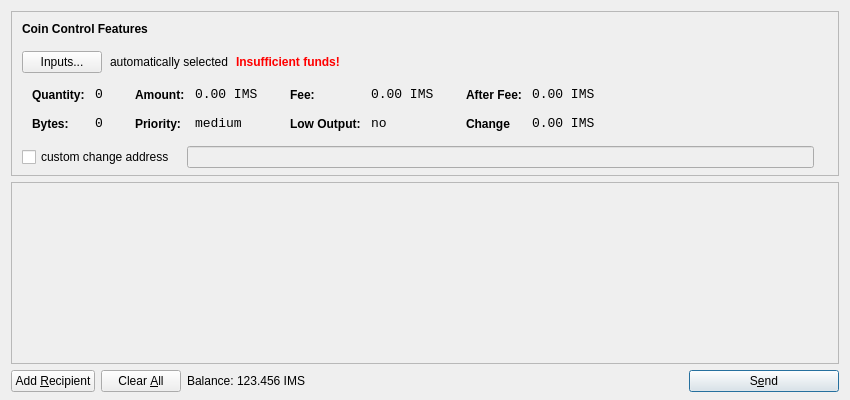
<?xml version="1.0" encoding="UTF-8"?>
<ui version="4.0">
 <class>SendCoinsDialog</class>
 <widget class="QDialog" name="SendCoinsDialog">
  <property name="geometry">
   <rect>
    <x>0</x>
    <y>0</y>
    <width>850</width>
    <height>400</height>
   </rect>
  </property>
  <property name="windowTitle">
   <string>Send Coins</string>
  </property>
  <layout class="QVBoxLayout" name="verticalLayout" stretch="0,1,0">
   <property name="bottomMargin">
    <number>8</number>
   </property>
   <item>
    <widget class="QFrame" name="frameCoinControl">
     <property name="sizePolicy">
      <sizepolicy hsizetype="Expanding" vsizetype="Expanding">
       <horstretch>0</horstretch>
       <verstretch>0</verstretch>
      </sizepolicy>
     </property>
     <property name="maximumSize">
      <size>
       <width>16777215</width>
       <height>16777215</height>
      </size>
     </property>
     <property name="frameShape">
      <enum>QFrame::StyledPanel</enum>
     </property>
     <property name="frameShadow">
      <enum>QFrame::Sunken</enum>
     </property>
     <layout class="QVBoxLayout" name="verticalLayoutCoinControl2">
      <property name="spacing">
       <number>-1</number>
      </property>
      <property name="leftMargin">
       <number>0</number>
      </property>
      <property name="topMargin">
       <number>0</number>
      </property>
      <property name="rightMargin">
       <number>0</number>
      </property>
      <property name="bottomMargin">
       <number>6</number>
      </property>
      <item>
       <layout class="QVBoxLayout" name="verticalLayoutCoinControl" stretch="0,0,0,0,1">
        <property name="spacing">
         <number>0</number>
        </property>
        <property name="leftMargin">
         <number>10</number>
        </property>
        <property name="topMargin">
         <number>10</number>
        </property>
        <item>
         <layout class="QHBoxLayout" name="horizontalLayoutCoinControl1">
          <property name="bottomMargin">
           <number>15</number>
          </property>
          <item>
           <widget class="QLabel" name="labelCoinControlFeatures">
            <property name="sizePolicy">
             <sizepolicy hsizetype="Preferred" vsizetype="Maximum">
              <horstretch>0</horstretch>
              <verstretch>0</verstretch>
             </sizepolicy>
            </property>
            <property name="font">
             <font>
              <weight>75</weight>
              <bold>true</bold>
             </font>
            </property>
            <property name="styleSheet">
             <string notr="true">font-weight:bold;</string>
            </property>
            <property name="text">
             <string>Coin Control Features</string>
            </property>
           </widget>
          </item>
         </layout>
        </item>
        <item>
         <layout class="QHBoxLayout" name="horizontalLayoutCoinControl2" stretch="0,0,0,0">
          <property name="spacing">
           <number>8</number>
          </property>
          <property name="bottomMargin">
           <number>10</number>
          </property>
          <item>
           <widget class="QPushButton" name="pushButtonCoinControl">
            <property name="styleSheet">
             <string notr="true"/>
            </property>
            <property name="text">
             <string>Inputs...</string>
            </property>
           </widget>
          </item>
          <item>
           <widget class="QLabel" name="labelCoinControlAutomaticallySelected">
            <property name="text">
             <string>automatically selected</string>
            </property>
            <property name="margin">
             <number>5</number>
            </property>
           </widget>
          </item>
          <item>
           <widget class="QLabel" name="labelCoinControlInsuffFunds">
            <property name="font">
             <font>
              <weight>75</weight>
              <bold>true</bold>
             </font>
            </property>
            <property name="styleSheet">
             <string notr="true">color:red;font-weight:bold;</string>
            </property>
            <property name="text">
             <string>Insufficient funds!</string>
            </property>
            <property name="margin">
             <number>5</number>
            </property>
           </widget>
          </item>
          <item>
           <spacer name="horizontalSpacerCoinControl">
            <property name="orientation">
             <enum>Qt::Horizontal</enum>
            </property>
            <property name="sizeHint" stdset="0">
             <size>
              <width>40</width>
              <height>1</height>
             </size>
            </property>
           </spacer>
          </item>
         </layout>
        </item>
        <item>
         <widget class="QWidget" name="widgetCoinControl" native="true">
          <property name="sizePolicy">
           <sizepolicy hsizetype="Preferred" vsizetype="Preferred">
            <horstretch>0</horstretch>
            <verstretch>0</verstretch>
           </sizepolicy>
          </property>
          <property name="minimumSize">
           <size>
            <width>0</width>
            <height>0</height>
           </size>
          </property>
          <property name="styleSheet">
           <string notr="true"/>
          </property>
          <layout class="QHBoxLayout" name="horizontalLayoutCoinControl5">
           <property name="margin">
            <number>0</number>
           </property>
           <item>
            <layout class="QHBoxLayout" name="horizontalLayoutCoinControl3" stretch="0,0,0,1">
             <property name="spacing">
              <number>20</number>
             </property>
             <property name="topMargin">
              <number>0</number>
             </property>
             <property name="bottomMargin">
              <number>10</number>
             </property>
             <item>
              <layout class="QFormLayout" name="formLayoutCoinControl1">
               <property name="horizontalSpacing">
                <number>10</number>
               </property>
               <property name="verticalSpacing">
                <number>14</number>
               </property>
               <property name="leftMargin">
                <number>10</number>
               </property>
               <property name="topMargin">
                <number>4</number>
               </property>
               <property name="rightMargin">
                <number>6</number>
               </property>
               <item row="0" column="0">
                <widget class="QLabel" name="labelCoinControlQuantityText">
                 <property name="styleSheet">
                  <string notr="true">font-weight:bold;</string>
                 </property>
                 <property name="text">
                  <string>Quantity:</string>
                 </property>
                 <property name="margin">
                  <number>0</number>
                 </property>
                </widget>
               </item>
               <item row="0" column="1">
                <widget class="QLabel" name="labelCoinControlQuantity">
                 <property name="font">
                  <font>
                   <family>Monospace</family>
                   <pointsize>10</pointsize>
                  </font>
                 </property>
                 <property name="cursor">
                  <cursorShape>IBeamCursor</cursorShape>
                 </property>
                 <property name="contextMenuPolicy">
                  <enum>Qt::ActionsContextMenu</enum>
                 </property>
                 <property name="text">
                  <string>0</string>
                 </property>
                 <property name="margin">
                  <number>0</number>
                 </property>
                 <property name="textInteractionFlags">
                  <set>Qt::LinksAccessibleByMouse|Qt::TextSelectableByKeyboard|Qt::TextSelectableByMouse</set>
                 </property>
                </widget>
               </item>
               <item row="1" column="0">
                <widget class="QLabel" name="labelCoinControlBytesText">
                 <property name="styleSheet">
                  <string notr="true">font-weight:bold;</string>
                 </property>
                 <property name="text">
                  <string>Bytes:</string>
                 </property>
                </widget>
               </item>
               <item row="1" column="1">
                <widget class="QLabel" name="labelCoinControlBytes">
                 <property name="font">
                  <font>
                   <family>Monospace</family>
                   <pointsize>10</pointsize>
                  </font>
                 </property>
                 <property name="cursor">
                  <cursorShape>IBeamCursor</cursorShape>
                 </property>
                 <property name="contextMenuPolicy">
                  <enum>Qt::ActionsContextMenu</enum>
                 </property>
                 <property name="text">
                  <string>0</string>
                 </property>
                 <property name="textInteractionFlags">
                  <set>Qt::LinksAccessibleByMouse|Qt::TextSelectableByKeyboard|Qt::TextSelectableByMouse</set>
                 </property>
                </widget>
               </item>
              </layout>
             </item>
             <item>
              <layout class="QFormLayout" name="formLayoutCoinControl2">
               <property name="horizontalSpacing">
                <number>10</number>
               </property>
               <property name="verticalSpacing">
                <number>14</number>
               </property>
               <property name="leftMargin">
                <number>6</number>
               </property>
               <property name="topMargin">
                <number>4</number>
               </property>
               <property name="rightMargin">
                <number>6</number>
               </property>
               <item row="0" column="0">
                <widget class="QLabel" name="labelCoinControlAmountText">
                 <property name="styleSheet">
                  <string notr="true">font-weight:bold;</string>
                 </property>
                 <property name="text">
                  <string>Amount:</string>
                 </property>
                 <property name="margin">
                  <number>0</number>
                 </property>
                </widget>
               </item>
               <item row="0" column="1">
                <widget class="QLabel" name="labelCoinControlAmount">
                 <property name="font">
                  <font>
                   <family>Monospace</family>
                   <pointsize>10</pointsize>
                  </font>
                 </property>
                 <property name="cursor">
                  <cursorShape>IBeamCursor</cursorShape>
                 </property>
                 <property name="contextMenuPolicy">
                  <enum>Qt::ActionsContextMenu</enum>
                 </property>
                 <property name="text">
                  <string>0.00 IMS</string>
                 </property>
                 <property name="textInteractionFlags">
                  <set>Qt::LinksAccessibleByMouse|Qt::TextSelectableByKeyboard|Qt::TextSelectableByMouse</set>
                 </property>
                </widget>
               </item>
               <item row="1" column="0">
                <widget class="QLabel" name="labelCoinControlPriorityText">
                 <property name="styleSheet">
                  <string notr="true">font-weight:bold;</string>
                 </property>
                 <property name="text">
                  <string>Priority:</string>
                 </property>
                </widget>
               </item>
               <item row="1" column="1">
                <widget class="QLabel" name="labelCoinControlPriority">
                 <property name="font">
                  <font>
                   <family>Monospace</family>
                   <pointsize>10</pointsize>
                  </font>
                 </property>
                 <property name="cursor">
                  <cursorShape>IBeamCursor</cursorShape>
                 </property>
                 <property name="contextMenuPolicy">
                  <enum>Qt::ActionsContextMenu</enum>
                 </property>
                 <property name="text">
                  <string>medium</string>
                 </property>
                 <property name="textInteractionFlags">
                  <set>Qt::LinksAccessibleByMouse|Qt::TextSelectableByKeyboard|Qt::TextSelectableByMouse</set>
                 </property>
                </widget>
               </item>
              </layout>
             </item>
             <item>
              <layout class="QFormLayout" name="formLayoutCoinControl3">
               <property name="horizontalSpacing">
                <number>10</number>
               </property>
               <property name="verticalSpacing">
                <number>14</number>
               </property>
               <property name="leftMargin">
                <number>6</number>
               </property>
               <property name="topMargin">
                <number>4</number>
               </property>
               <property name="rightMargin">
                <number>6</number>
               </property>
               <item row="0" column="0">
                <widget class="QLabel" name="labelCoinControlFeeText">
                 <property name="styleSheet">
                  <string notr="true">font-weight:bold;</string>
                 </property>
                 <property name="text">
                  <string>Fee:</string>
                 </property>
                 <property name="margin">
                  <number>0</number>
                 </property>
                </widget>
               </item>
               <item row="0" column="1">
                <widget class="QLabel" name="labelCoinControlFee">
                 <property name="font">
                  <font>
                   <family>Monospace</family>
                   <pointsize>10</pointsize>
                  </font>
                 </property>
                 <property name="cursor">
                  <cursorShape>IBeamCursor</cursorShape>
                 </property>
                 <property name="contextMenuPolicy">
                  <enum>Qt::ActionsContextMenu</enum>
                 </property>
                 <property name="text">
                  <string>0.00 IMS</string>
                 </property>
                 <property name="textInteractionFlags">
                  <set>Qt::LinksAccessibleByMouse|Qt::TextSelectableByKeyboard|Qt::TextSelectableByMouse</set>
                 </property>
                </widget>
               </item>
               <item row="1" column="0">
                <widget class="QLabel" name="labelCoinControlLowOutputText">
                 <property name="styleSheet">
                  <string notr="true">font-weight:bold;</string>
                 </property>
                 <property name="text">
                  <string>Low Output:</string>
                 </property>
                </widget>
               </item>
               <item row="1" column="1">
                <widget class="QLabel" name="labelCoinControlLowOutput">
                 <property name="font">
                  <font>
                   <family>Monospace</family>
                   <pointsize>10</pointsize>
                  </font>
                 </property>
                 <property name="cursor">
                  <cursorShape>IBeamCursor</cursorShape>
                 </property>
                 <property name="contextMenuPolicy">
                  <enum>Qt::ActionsContextMenu</enum>
                 </property>
                 <property name="text">
                  <string>no</string>
                 </property>
                 <property name="textInteractionFlags">
                  <set>Qt::LinksAccessibleByMouse|Qt::TextSelectableByKeyboard|Qt::TextSelectableByMouse</set>
                 </property>
                </widget>
               </item>
              </layout>
             </item>
             <item>
              <layout class="QFormLayout" name="formLayoutCoinControl4">
               <property name="horizontalSpacing">
                <number>10</number>
               </property>
               <property name="verticalSpacing">
                <number>14</number>
               </property>
               <property name="leftMargin">
                <number>6</number>
               </property>
               <property name="topMargin">
                <number>4</number>
               </property>
               <property name="rightMargin">
                <number>6</number>
               </property>
               <item row="0" column="0">
                <widget class="QLabel" name="labelCoinControlAfterFeeText">
                 <property name="styleSheet">
                  <string notr="true">font-weight:bold;</string>
                 </property>
                 <property name="text">
                  <string>After Fee:</string>
                 </property>
                 <property name="margin">
                  <number>0</number>
                 </property>
                </widget>
               </item>
               <item row="0" column="1">
                <widget class="QLabel" name="labelCoinControlAfterFee">
                 <property name="font">
                  <font>
                   <family>Monospace</family>
                   <pointsize>10</pointsize>
                  </font>
                 </property>
                 <property name="cursor">
                  <cursorShape>IBeamCursor</cursorShape>
                 </property>
                 <property name="contextMenuPolicy">
                  <enum>Qt::ActionsContextMenu</enum>
                 </property>
                 <property name="text">
                  <string>0.00 IMS</string>
                 </property>
                 <property name="textInteractionFlags">
                  <set>Qt::LinksAccessibleByMouse|Qt::TextSelectableByKeyboard|Qt::TextSelectableByMouse</set>
                 </property>
                </widget>
               </item>
               <item row="1" column="0">
                <widget class="QLabel" name="labelCoinControlChangeText">
                 <property name="styleSheet">
                  <string notr="true">font-weight:bold;</string>
                 </property>
                 <property name="text">
                  <string>Change</string>
                 </property>
                </widget>
               </item>
               <item row="1" column="1">
                <widget class="QLabel" name="labelCoinControlChange">
                 <property name="font">
                  <font>
                   <family>Monospace</family>
                   <pointsize>10</pointsize>
                  </font>
                 </property>
                 <property name="cursor">
                  <cursorShape>IBeamCursor</cursorShape>
                 </property>
                 <property name="contextMenuPolicy">
                  <enum>Qt::ActionsContextMenu</enum>
                 </property>
                 <property name="text">
                  <string>0.00 IMS</string>
                 </property>
                 <property name="textInteractionFlags">
                  <set>Qt::LinksAccessibleByMouse|Qt::TextSelectableByKeyboard|Qt::TextSelectableByMouse</set>
                 </property>
                </widget>
               </item>
              </layout>
             </item>
            </layout>
           </item>
          </layout>
         </widget>
        </item>
        <item>
         <layout class="QHBoxLayout" name="horizontalLayoutCoinControl4" stretch="0,0,0">
          <property name="spacing">
           <number>12</number>
          </property>
          <property name="sizeConstraint">
           <enum>QLayout::SetDefaultConstraint</enum>
          </property>
          <property name="topMargin">
           <number>5</number>
          </property>
          <property name="rightMargin">
           <number>5</number>
          </property>
          <item>
           <widget class="QCheckBox" name="checkBoxCoinControlChange">
            <property name="text">
             <string>custom change address</string>
            </property>
           </widget>
          </item>
          <item>
           <widget class="QLineEdit" name="lineEditCoinControlChange">
            <property name="enabled">
             <bool>false</bool>
            </property>
            <property name="sizePolicy">
             <sizepolicy hsizetype="Expanding" vsizetype="Fixed">
              <horstretch>0</horstretch>
              <verstretch>0</verstretch>
             </sizepolicy>
            </property>
           </widget>
          </item>
          <item>
           <widget class="QLabel" name="labelCoinControlChangeLabel">
            <property name="sizePolicy">
             <sizepolicy hsizetype="Preferred" vsizetype="Expanding">
              <horstretch>0</horstretch>
              <verstretch>0</verstretch>
             </sizepolicy>
            </property>
            <property name="minimumSize">
             <size>
              <width>0</width>
              <height>0</height>
             </size>
            </property>
            <property name="text">
             <string/>
            </property>
            <property name="margin">
             <number>3</number>
            </property>
           </widget>
          </item>
         </layout>
        </item>
        <item>
         <spacer name="verticalSpacerCoinControl">
          <property name="orientation">
           <enum>Qt::Vertical</enum>
          </property>
          <property name="sizeHint" stdset="0">
           <size>
            <width>800</width>
            <height>1</height>
           </size>
          </property>
         </spacer>
        </item>
       </layout>
      </item>
     </layout>
    </widget>
   </item>
   <item>
    <widget class="QScrollArea" name="scrollArea">
     <property name="widgetResizable">
      <bool>true</bool>
     </property>
     <widget class="QWidget" name="scrollAreaWidgetContents">
      <property name="geometry">
       <rect>
        <x>0</x>
        <y>0</y>
        <width>830</width>
        <height>165</height>
       </rect>
      </property>
      <layout class="QVBoxLayout" name="verticalLayout_2">
       <property name="margin">
        <number>0</number>
       </property>
       <item>
        <layout class="QVBoxLayout" name="entries">
         <property name="spacing">
          <number>6</number>
         </property>
        </layout>
       </item>
       <item>
        <spacer name="verticalSpacer">
         <property name="orientation">
          <enum>Qt::Vertical</enum>
         </property>
         <property name="sizeHint" stdset="0">
          <size>
           <width>20</width>
           <height>40</height>
          </size>
         </property>
        </spacer>
       </item>
      </layout>
     </widget>
    </widget>
   </item>
   <item>
    <layout class="QHBoxLayout" name="horizontalLayout">
     <item>
      <widget class="QPushButton" name="addButton">
       <property name="toolTip">
        <string>Send to multiple recipients at once</string>
       </property>
       <property name="text">
        <string>Add &amp;Recipient</string>
       </property>
       <property name="icon">
        <iconset resource="../bitcoin.qrc">
         <normaloff>:/icons/add</normaloff>:/icons/add</iconset>
       </property>
       <property name="autoDefault">
        <bool>false</bool>
       </property>
      </widget>
     </item>
     <item>
      <widget class="QPushButton" name="clearButton">
       <property name="sizePolicy">
        <sizepolicy hsizetype="Minimum" vsizetype="Fixed">
         <horstretch>0</horstretch>
         <verstretch>0</verstretch>
        </sizepolicy>
       </property>
       <property name="toolTip">
        <string>Remove all transaction fields</string>
       </property>
       <property name="text">
        <string>Clear &amp;All</string>
       </property>
       <property name="icon">
        <iconset resource="../bitcoin.qrc">
         <normaloff>:/icons/remove</normaloff>:/icons/remove</iconset>
       </property>
       <property name="autoRepeatDelay">
        <number>300</number>
       </property>
       <property name="autoDefault">
        <bool>false</bool>
       </property>
      </widget>
     </item>
     <item>
      <layout class="QHBoxLayout" name="horizontalLayout_2">
       <property name="spacing">
        <number>3</number>
       </property>
       <item>
        <widget class="QLabel" name="label">
         <property name="sizePolicy">
          <sizepolicy hsizetype="Preferred" vsizetype="Fixed">
           <horstretch>0</horstretch>
           <verstretch>0</verstretch>
          </sizepolicy>
         </property>
         <property name="text">
          <string>Balance:</string>
         </property>
        </widget>
       </item>
       <item>
        <widget class="QLabel" name="labelBalance">
         <property name="sizePolicy">
          <sizepolicy hsizetype="Preferred" vsizetype="Fixed">
           <horstretch>0</horstretch>
           <verstretch>0</verstretch>
          </sizepolicy>
         </property>
         <property name="cursor">
          <cursorShape>IBeamCursor</cursorShape>
         </property>
         <property name="text">
          <string>123.456 IMS</string>
         </property>
         <property name="textInteractionFlags">
          <set>Qt::LinksAccessibleByMouse|Qt::TextSelectableByKeyboard|Qt::TextSelectableByMouse</set>
         </property>
        </widget>
       </item>
      </layout>
     </item>
     <item>
      <spacer name="horizontalSpacer">
       <property name="orientation">
        <enum>Qt::Horizontal</enum>
       </property>
       <property name="sizeHint" stdset="0">
        <size>
         <width>40</width>
         <height>20</height>
        </size>
       </property>
      </spacer>
     </item>
     <item>
      <widget class="QPushButton" name="sendButton">
       <property name="minimumSize">
        <size>
         <width>150</width>
         <height>0</height>
        </size>
       </property>
       <property name="toolTip">
        <string>Confirm the send action</string>
       </property>
       <property name="text">
        <string>S&amp;end</string>
       </property>
       <property name="icon">
        <iconset resource="../bitcoin.qrc">
         <normaloff>:/icons/send</normaloff>:/icons/send</iconset>
       </property>
       <property name="default">
        <bool>true</bool>
       </property>
      </widget>
     </item>
    </layout>
   </item>
  </layout>
 </widget>
 <resources>
  <include location="../bitcoin.qrc"/>
 </resources>
 <connections/>
</ui>
